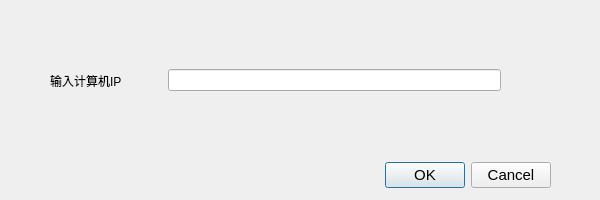
<?xml version="1.0" encoding="UTF-8"?>
<ui version="4.0">
 <class>AddWindow</class>
 <widget class="QWidget" name="AddWindow">
  <property name="geometry">
   <rect>
    <x>0</x>
    <y>0</y>
    <width>600</width>
    <height>200</height>
   </rect>
  </property>
  <property name="sizePolicy">
   <sizepolicy hsizetype="Preferred" vsizetype="Preferred">
    <horstretch>0</horstretch>
    <verstretch>0</verstretch>
   </sizepolicy>
  </property>
  <property name="minimumSize">
   <size>
    <width>600</width>
    <height>200</height>
   </size>
  </property>
  <property name="maximumSize">
   <size>
    <width>600</width>
    <height>200</height>
   </size>
  </property>
  <property name="windowTitle">
   <string>添加计算机</string>
  </property>
  <property name="windowIcon">
   <iconset>
    <normaloff>../../../Training material/MSP/pic/conputerLogo.jpeg</normaloff>../../../Training material/MSP/pic/conputerLogo.jpeg</iconset>
  </property>
  <widget class="QDialogButtonBox" name="buttonBox">
   <property name="geometry">
    <rect>
     <x>350</x>
     <y>140</y>
     <width>201</width>
     <height>70</height>
    </rect>
   </property>
   <property name="minimumSize">
    <size>
     <width>0</width>
     <height>50</height>
    </size>
   </property>
   <property name="font">
    <font>
     <pointsize>11</pointsize>
    </font>
   </property>
   <property name="orientation">
    <enum>Qt::Horizontal</enum>
   </property>
   <property name="standardButtons">
    <set>QDialogButtonBox::Cancel|QDialogButtonBox::Ok</set>
   </property>
   <property name="centerButtons">
    <bool>false</bool>
   </property>
  </widget>
  <widget class="QWidget" name="horizontalLayoutWidget">
   <property name="geometry">
    <rect>
     <x>10</x>
     <y>40</y>
     <width>531</width>
     <height>81</height>
    </rect>
   </property>
   <layout class="QHBoxLayout" name="horizontalLayout">
    <item>
     <spacer name="horizontalSpacer_2">
      <property name="orientation">
       <enum>Qt::Horizontal</enum>
      </property>
      <property name="sizeType">
       <enum>QSizePolicy::Preferred</enum>
      </property>
      <property name="sizeHint" stdset="0">
       <size>
        <width>40</width>
        <height>20</height>
       </size>
      </property>
     </spacer>
    </item>
    <item>
     <widget class="QLabel" name="label">
      <property name="autoFillBackground">
       <bool>false</bool>
      </property>
      <property name="text">
       <string>输入计算机IP</string>
      </property>
      <property name="textFormat">
       <enum>Qt::AutoText</enum>
      </property>
     </widget>
    </item>
    <item>
     <spacer name="horizontalSpacer">
      <property name="orientation">
       <enum>Qt::Horizontal</enum>
      </property>
      <property name="sizeType">
       <enum>QSizePolicy::Fixed</enum>
      </property>
      <property name="sizeHint" stdset="0">
       <size>
        <width>40</width>
        <height>20</height>
       </size>
      </property>
     </spacer>
    </item>
    <item>
     <widget class="QLineEdit" name="lineEdit">
      <property name="clearButtonEnabled">
       <bool>true</bool>
      </property>
     </widget>
    </item>
    <item>
     <spacer name="horizontalSpacer_3">
      <property name="orientation">
       <enum>Qt::Horizontal</enum>
      </property>
      <property name="sizeType">
       <enum>QSizePolicy::Preferred</enum>
      </property>
      <property name="sizeHint" stdset="0">
       <size>
        <width>40</width>
        <height>20</height>
       </size>
      </property>
     </spacer>
    </item>
   </layout>
  </widget>
 </widget>
 <resources/>
 <connections/>
</ui>
